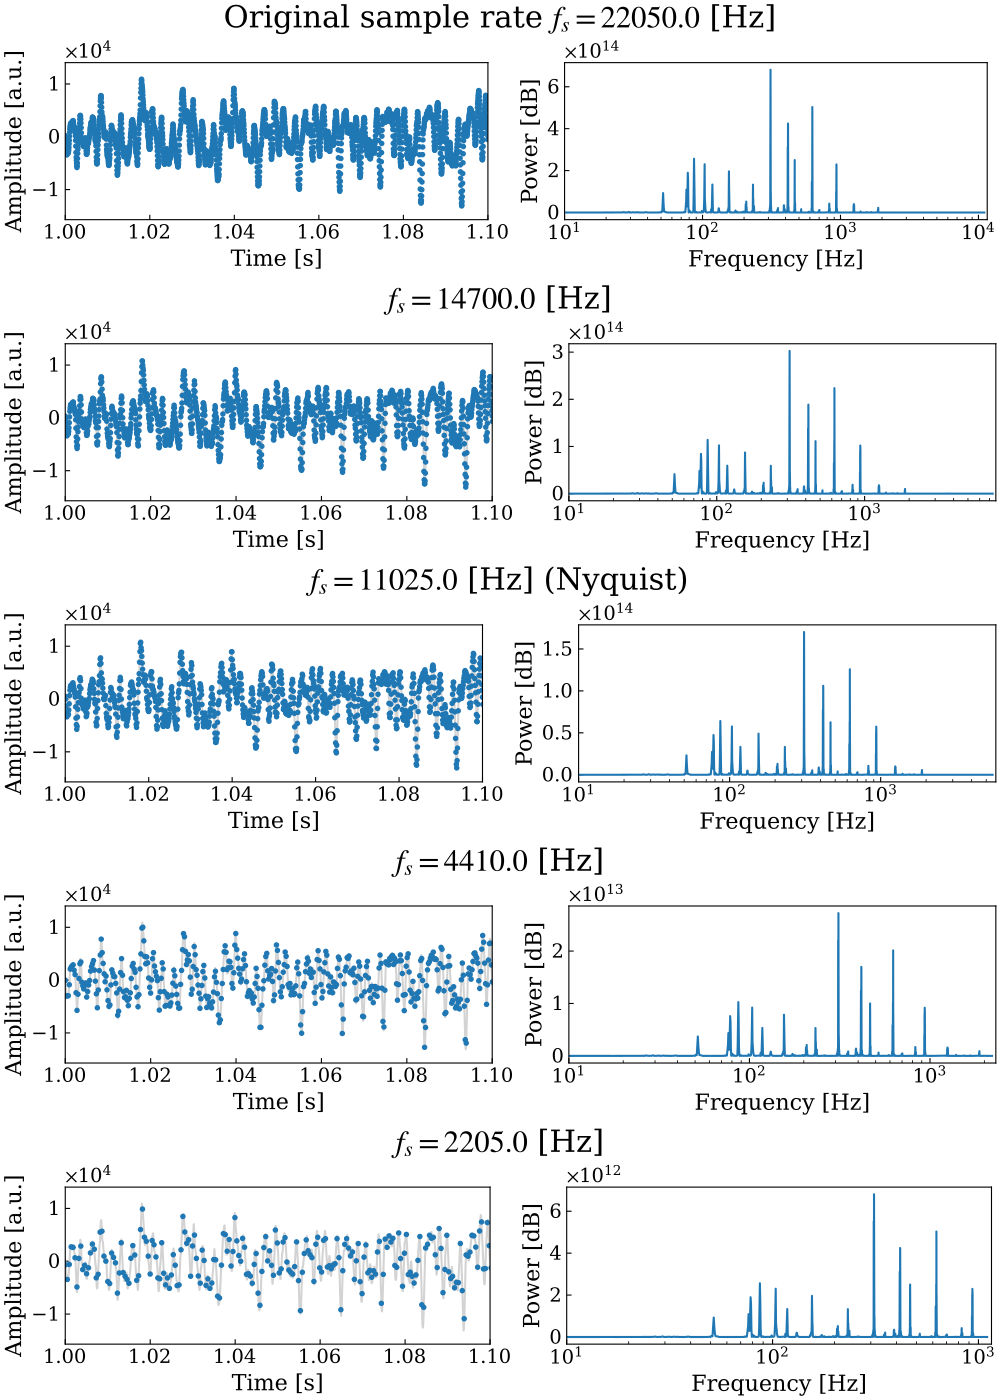

The script that drew this image:
from pathlib import Path

import numpy as np
from matplotlib import pyplot as plt
from scipy import signal

from sat.common import power_spectrum, set_custom_pyplot_styles
from sat.lab02.wave import fs, time, wave

fss = fs // np.array([1, 1.5, 2, 5, 10])

if __name__ == "__main__":
    set_custom_pyplot_styles()

    fig = plt.figure(figsize=(10, 14), dpi=100, constrained_layout=True)
    subfigs = fig.subfigures(nrows=5, ncols=1)

    for idx, curr_fs in enumerate(fss):
        subfig = subfigs[idx]
        [left, right] = subfig.subplots(nrows=1, ncols=2)

        if idx == 0:
            subfig.suptitle(f"Original sample rate $f_s={curr_fs}$ [Hz]")
        elif idx == 2:
            subfig.suptitle(f"$f_s={curr_fs}$ [Hz] (Nyquist)")
        else:
            subfig.suptitle(f"$f_s={curr_fs}$ [Hz]")

        samples = round(wave.size * curr_fs / fs)
        rwave, rtime = signal.resample(wave, samples, t=time)

        if idx > 0:
            left.plot(time, wave, c="lightgray")

        left.plot(rtime, rwave, ".")
        left.set_xlabel("Time [s]")
        left.set_ylabel("Amplitude [a.u.]")
        left.set_xlim(1, 1.1)

        freq, power = power_spectrum(
            signal=rwave,
            fs=curr_fs,
        )
        positive = freq > 0

        right.plot(freq[positive], power[positive])
        right.set_xlabel("Frequency [Hz]")
        right.set_ylabel("Power [dB]")
        right.set_xlim(1e1)
        right.set_xscale("log")

    plt.savefig(Path(__file__).with_suffix(".pdf"), dpi=300)
    # plt.show()
